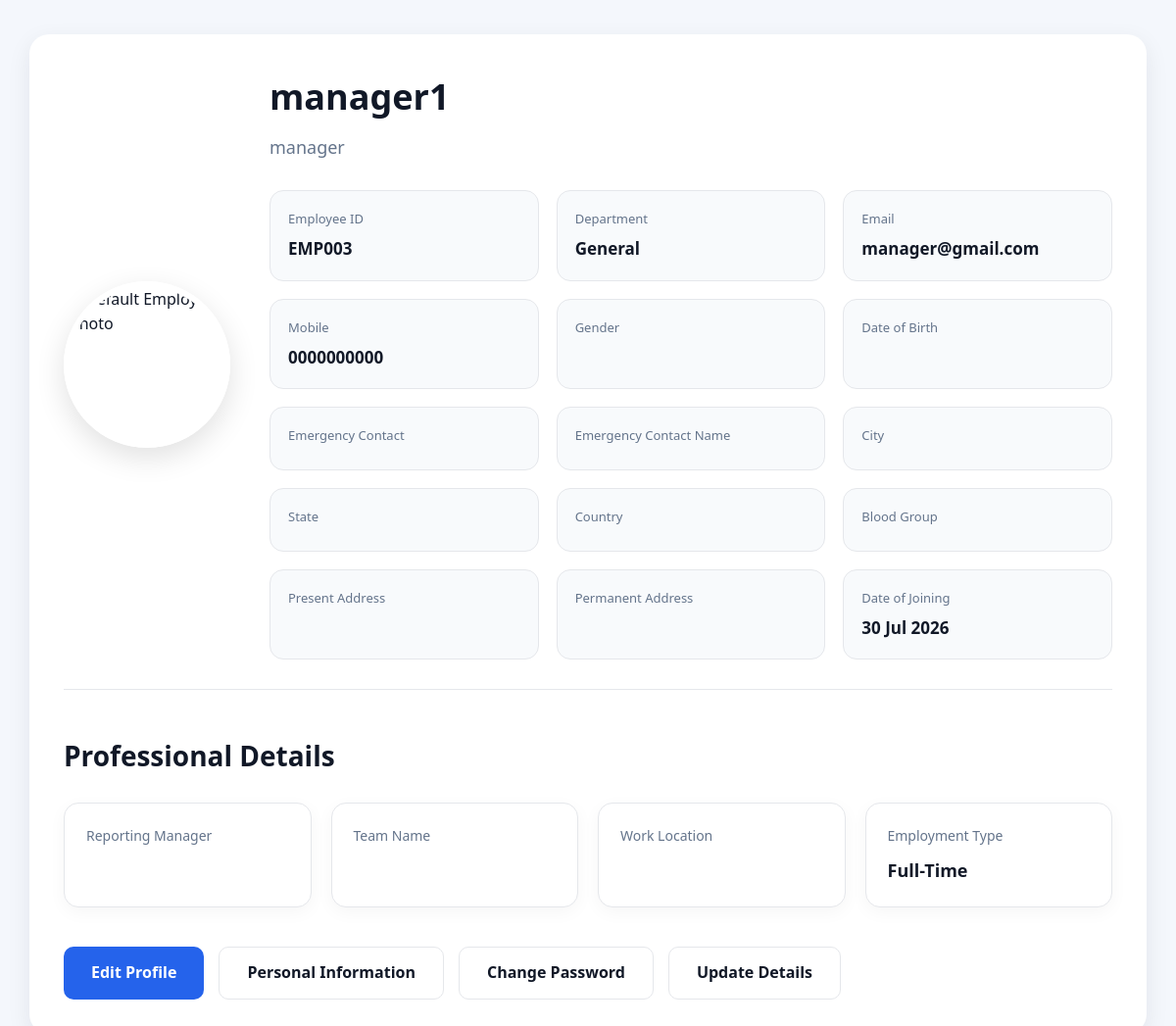
/employee/profile/ (signed in), run on an earlier commit of the app's database.
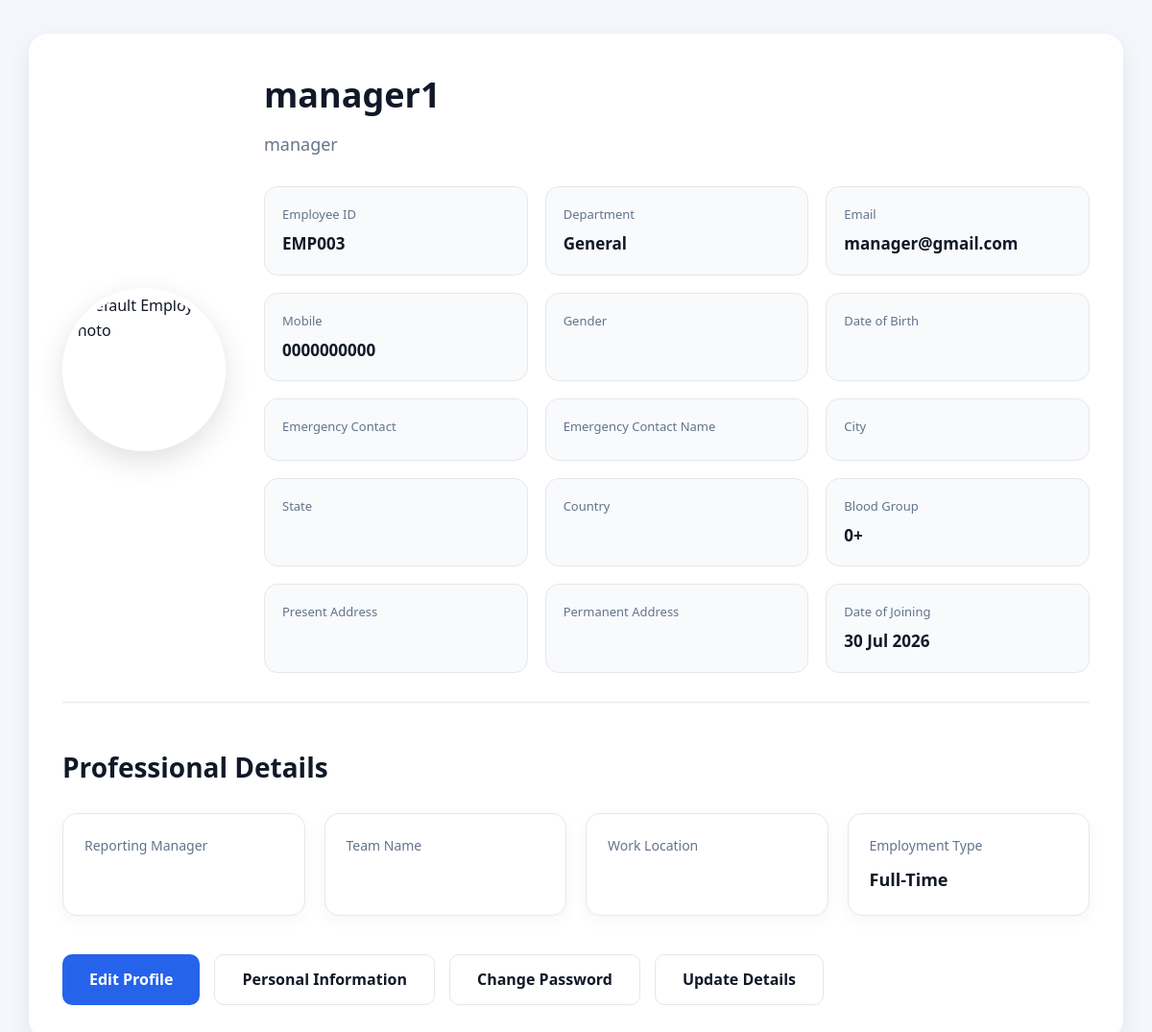
And on a later commit of the database.
### employees/models.py (models this page shows, shortened)
class Employee(models.Model):
    ROLE_CHOICES = [
        ("Admin", "Admin"),
        ("Manager", "Manager"),
        ("HR", "HR"),
        ("Team Lead", "Team Lead"),
        ("Employee", "Employee"),
    ]
    GENDER_CHOICES = [
        ("Male", "Male"),
        ("Female", "Female"),
        ("Other", "Other"),
        ("Prefer not to say", "Prefer not to say"),
    ]
    EMPLOYMENT_TYPE_CHOICES = [
        ("Full-Time", "Full-Time"),
        ("Part-Time", "Part-Time"),
        ("Contract", "Contract"),
        ("Intern", "Intern"),
    ]
    user = models.OneToOneField(
        User,
        on_delete=models.CASCADE
    )
    employee_id = models.CharField(
        max_length=20,
        unique=True
    )
    department = models.CharField(
        max_length=100
    )
    designation = models.CharField(
        max_length=100
    )
    role = models.CharField(
        max_length=20,
        choices=ROLE_CHOICES,
        default="Employee"
    )
    phone = models.CharField(
        max_length=15
    )
    joining_date = models.DateField()
    profile_image = models.ImageField(
        upload_to="employees/",
        blank=True,
        null=True
    )
    dob = models.DateField(
        blank=True,
        null=True
    )
    gender = models.CharField(
        max_length=30,
        choices=GENDER_CHOICES,
        blank=True
    )
    blood_group = models.CharField(
        max_length=5,
        blank=True
    )
    present_address = models.TextField(
        blank=True
    )
    permanent_address = models.TextField(
        blank=True
    )
    city = models.CharField(
        max_length=100,
        blank=True
    )
    state = models.CharField(
        max_length=100,
        blank=True
    )
    country = models.CharField(
        max_length=100,
        blank=True
    )
    emergency_contact_name = models.CharField(
        max_length=100,
        blank=True
    )
    emergency_contact = models.CharField(
        max_length=15,
        blank=True
    )
    reporting_manager = models.CharField(
        max_length=100,
        blank=True
    )
    team_name = models.CharField(
        max_length=100,
        blank=True
    )
    work_location = models.CharField(
        max_length=100,
        blank=True
    )
    employment_type = models.CharField(
        max_length=30,
        choices=EMPLOYMENT_TYPE_CHOICES,
        default="Full-Time"
    )
    created_at = models.DateTimeField(
        auto_now_add=True
    )
    updated_at = models.DateTimeField(
        auto_now=True
    )

### employees/views.py (the view)
# urls.py: path("profile/", views.employees_profile, name="employees_profile"),
@login_required(login_url="login")
def employees_profile(request):
    employee = Employee.objects.get(user=request.user)
    return render(
        request,
        "employees/profile.html",
        {
            "employee": employee
        }
    )

### employees/templates/employees/profile.html (shortened to what this page needs)
{% load static %}
<!DOCTYPE html>
<html lang="en">
<head>
  <link rel="stylesheet" href="{% static 'employees/css/style.css' %}">
</head>
<body>
<div class="profile-page">
<header class="profile-header">
  <div class="profile-image-wrap">
    {% if employee.profile_image %}
        <img src="{{ employee.profile_image.url }}"
             class="profile-image"
             alt="Employee Photo">
    {% else %}
        <img src="{% static 'employees/images/default.png' %}"
             class="profile-image"
             alt="Default Employee Photo">
    {% endif %}
  </div>
  <div class="profile-info-panel">
    <h1 class="profile-name">
      {{ employee.user.first_name }} {{ employee.user.last_name }}
    </h1>
    <p class="profile-role">
      {{ employee.designation }}
    </p>
    <div class="profile-details-grid">
      <div>
        <span>Employee ID</span>
        <strong>{{ employee.employee_id }}</strong>
      </div>
      <div>
        <span>Department</span>
        <strong>{{ employee.department }}</strong>
      </div>
      <div>
        <span>Email</span>
        <strong>{{ employee.user.email }}</strong>
      </div>
      <div>
        <span>Mobile</span>
        <strong>{{ employee.phone }}</strong>
      </div>
      <div>
        <span>Gender</span>
      </div>
      <div>
        <span>Date of Birth</span>
      </div>
      <div>
        <span>Emergency Contact</span>
      </div>
      <div>
        <span>Emergency Contact Name</span>
      </div>
      <div>
        <span>City</span>
      </div>
      <div>
        <span>State</span>
      </div>
      <div>
        <span>Country</span>
      </div>
      <div>
        <span>Blood Group</span>
        <strong>{{ employee.blood_group }}</strong>
      </div>
      <div>
        <span>Present Address</span>
      </div>
      <div>
        <span>Permanent Address</span>
      </div>
      <div>
        <span>Date of Joining</span>
        <strong>{{ employee.joining_date|date:"d M Y" }}</strong>
      </div>
    </div>
  </div>
</header>
<section class="professional-details">
<h2>Professional Details</h2>
<div class="details-grid">
  <div class="detail-card">
    <p>Reporting Manager</p>
  </div>
  <div class="detail-card">
    <p>Team Name</p>
  </div>
  <div class="detail-card">
    <p>Work Location</p>
  </div>
  <div class="detail-card">
    <p>Employment Type</p>
    <strong>{{ employee.employment_type }}</strong>
  </div>
</div>
</section>
<section class="action-buttons">
<a class="btn btn-primary" href="{% url 'edit_profile' %}">
  Edit Profile
</a>
<a class="btn btn-secondary" href="{% url 'personal_info' %}">
  Personal Information
</a>
<a class="btn btn-secondary" href="{% url 'change_password' %}">
  Change Password
</a>
<a class="btn btn-secondary" href="{% url 'update_details' %}">
  Update Details
</a>
</section>
</div>
</body>
</html>

What changed in the data, as far as the page shows it:
changed Employee "manager": blood_group (not shown) → "0+"
